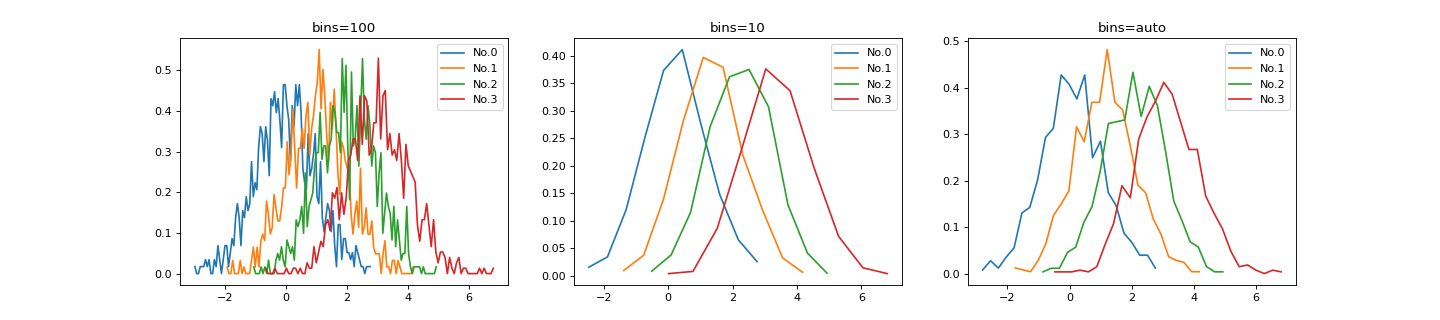

This figure's Python source:
from teilab.utils import dict2str, subplots_create
from teilab.plot.matplotlib import density_plot
n_samples, n_features = (4, 1000)
data = np.random.RandomState(0).normal(loc=np.expand_dims(np.arange(n_samples), axis=1), size=(n_samples,n_features))
kwarges = [{"bins":100},{"bins":10},{"bins":"auto"}]
nfigs = len(kwarges)
fig, axes = subplots_create(ncols=nfigs, figsize=(int(6*nfigs),4), style="matplotlib")
for ax,kwargs in zip(axes,kwarges):
    _ = density_plot(data, ax=ax, title=dict2str(kwargs), **kwargs)
fig.show()
